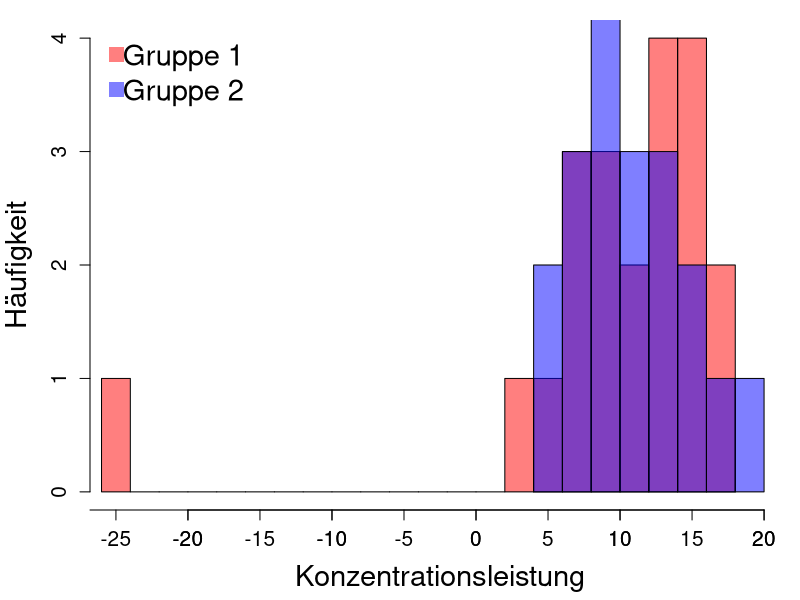
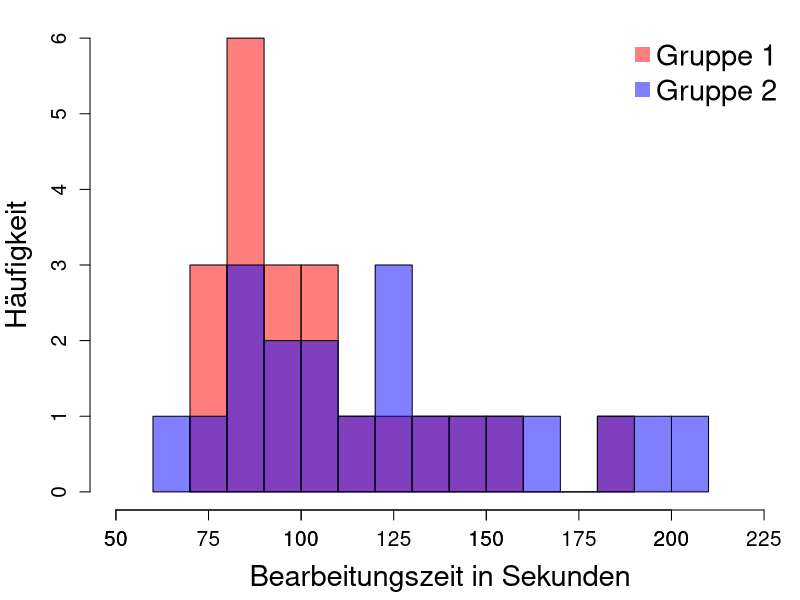

Recreate these plots in R, in order.
data<- read.table("Konzentrationsdaten.txt", header = T)
mar_def = c(5, 4, 4, 2) + 0.1 # Default-Margin

#Nur Daten von Durchgang 1
datad1<-data[data$durchgang==1,]

#Deskription

#Gemeinsames Histogramm für KL nach beiden Gruppen
par(mar=c(4.5,4.5,1,0.5))
hist(datad1$KL[datad1$gruppe==1], breaks = 20, xlim =c(-25,20),
     col=rgb(1,0,0,0.5), main ="", xlab = "Konzentrationsleistung", ylab="Häufigkeit",
     cex.axis=1.25, cex.lab=1.75)
hist(datad1$KL[datad1$gruppe==2], breaks = 5, xlim =c(-25,20), col=rgb(0,0,1,0.5), add=T)
axis(1, at = seq(-35, 20, by = 5), cex.axis = 1.25)
legend("topleft", legend=c("Gruppe 1", "Gruppe 2"), col=c(rgb(1,0,0,0.5),rgb(0,0,1,0.5)),
       pt.cex = 2, pch = 15, cex =1.75, bty="n", x.intersp =0.25)

#Gemeinsames Histogramm für Bearbeitungszeit nach Gruppe
par(mar=c(4.5,4.5,1,0.5))
hist(datad1$B[datad1$gruppe==1], breaks = 10, xlim =c(50,225),
     col=rgb(1,0,0,0.5), main ="", xlab = "Bearbeitungszeit in Sekunden", ylab="Häufigkeit",
     cex.axis=1.25, cex.lab=1.75)
hist(datad1$B[datad1$gruppe==2], breaks = 10, xlim =c(50,225), col=rgb(0,0,1,0.5), add=T)
axis(1, at = seq(50, 225, by = 25), cex.axis = 1.25)
legend("topright", legend=c("Gruppe 1", "Gruppe 2"), col=c(rgb(1,0,0,0.5),rgb(0,0,1,0.5)),
       pt.cex = 2, pch = 15, cex =1.75, bty="n", x.intersp =0.5)
